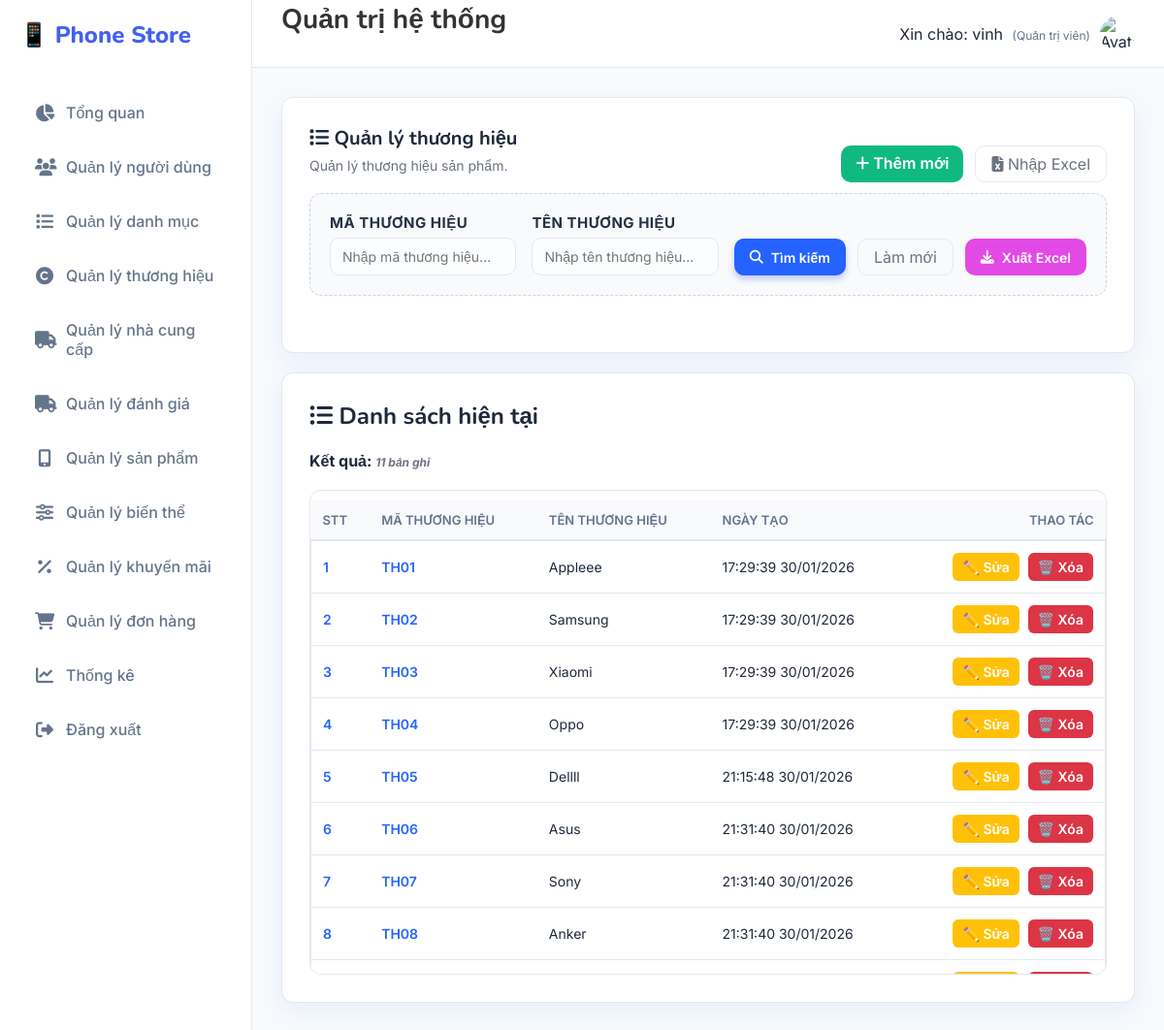
Page /Thuonghieu/danhsach (signed in) on the committed database.
### tables this page shows
CREATE TABLE `thuong_hieu` (
  `ma_thuong_hieu` varchar(20) NOT NULL,
  `ten_thuong_hieu` varchar(255) NOT NULL,
  `ngay_tao` timestamp NOT NULL DEFAULT current_timestamp()
);

### MVC/Core/controller.php (called while the page is built, shortened)
<?php
class controller
{
    public function model($model)
    {
        return new $model;
    }
    public function view($view, $data = [])
    {
        include_once __DIR__ . '/../Views/' . $view . '.php';
    }
}

### MVC/Controllers/Thuonghieu.php (called while the page is built, shortened)
<?php
class Thuonghieu extends controller
{
    private $th;
    function __construct()
    {
        $this->th = $this->model("ThuongHieu_m");
    }
    function danhsach()
    {
        $result = $this->th->ThuongHieu_getAll();
        $this->view('Master', [
            'page' => 'Danhsachthuonghieu_v',
            'dulieu' => $result
        ]);
    }
}

### MVC/Core/app.php (called while the page is built, shortened)
<?php
class app
{
    protected $action = "Get_data";
    function __construct()
    {
        $arr = $this->processURL();
        if ($arr != null) {
            if (file_exists(__DIR__ . '/../Controllers/' . $arr[0] . '.php')) {
                unset($arr[0]);
            }
        }
        $this->controller = new $this->controller;
        if (isset($arr[1])) {
            if (method_exists($this->controller, $arr[1])) {
                $this->action = $arr[1];
                unset($arr[1]);
            }
        }
        $this->param = $arr ? array_values($arr) : [];
        call_user_func_array([$this->controller, $this->action], $this->param);
    }
    function processURL()
    {
        if (isset($_GET['url'])) {
            return explode('/', filter_var(trim($_GET['url']), FILTER_DEFAULT));
        }
    }
}

### index.php (called while the page is built, shortened)
<?php
    $myapp = new app();
?>

### MVC/Core/connectDB.php (called while the page is built, shortened)
<?php
include_once __DIR__ . '/../../Public/Classes/TimezoneHelper.php';
class connectDB
{
    function __construct()
    {
        $this->con = mysqli_connect('localhost', 'root', '', 'phone_store_v2');
    }
}

### MVC/Models/ThuongHieu_m.php (called while the page is built, shortened)
<?php
class ThuongHieu_m extends connectDB
{
    function ThuongHieu_getAll()
    {
        $sql = "SELECT * FROM thuong_hieu
                ORDER BY LENGTH(ma_thuong_hieu), ma_thuong_hieu";
        return mysqli_query($this->con, $sql);
    }
}

### Public/Classes/TimezoneHelper.php (called while the page is built, shortened)
<?php
class TimezoneHelper
{
    public static function formatForDisplay($datetime, $format = 'd/m/Y H:i:s')
    {
        $date = new DateTime($datetime);
        return $date->format($format);
    }
}

### MVC/Views/Pages/Danhsachthuonghieu_v.php (the view, shortened to what this page needs)
<!DOCTYPE html>
<html lang="vi">
<body>
    <div class="card">
        <div class="actions-top">
            <div>
                <h1><i class="fa-solid fa-list"></i> Quản lý thương hiệu</h1>
                <p class="lead">Quản lý thương hiệu sản phẩm.</p>
            </div>
            <div class="actions">
                <a href="http://localhost/Banhang/Thuonghieu/themmoi" class="btn-create"><i
                        class="fa-solid fa-plus"></i>
                    Thêm mới</a>
                <a href="http://localhost/Banhang/Thuonghieu/import_form" class="btn-ghost"><i
                        class="fa-solid fa-file-excel"></i> Nhập
                    Excel</a>
            </div>
        </div>
        <form method="post" action="http://localhost/Banhang/Thuonghieu/Timkiem" class="form-search"
            style="margin-bottom:30px;border:1px dashed #cbd5e1;padding:20px;border-radius:12px;background:#f8fafc">
            <div class="search-fields">
                <div>
                    <label for="searchId">Mã thương hiệu</label>
                    <input type="text" id="searchId" name="txtMathuonghieu" placeholder="Nhập mã thương hiệu..."
                        value="<?php echo isset($data['ma_thuong_hieu']) ? htmlspecialchars($data['ma_thuong_hieu']) : ''; ?>" />
                </div>
                <div>
                    <label for="searchName">Tên thương hiệu</label>
                    <input type="text" id="searchName" name="txtTenthuonghieu" placeholder="Nhập tên thương hiệu..."
                        value="<?php echo isset($data['ten_thuong_hieu']) ? htmlspecialchars($data['ten_thuong_hieu']) : ''; ?>" />
                </div>
            </div>
            <div class="actions" style="margin-top:0;">
                <button type="submit" class="btn-primary" name="btnTim"><i class="fa-solid fa-search"></i> Tìm
                    kiếm</button>
                <a href="http://localhost/Banhang/Thuonghieu/danhsach" class="btn-ghost">Làm mới</a>
                <button type="submit" name="btnXuatexcel" class="btn-excel">
                    <i class="fa-solid fa-solid fa-download"></i> Xuất Excel
                </button>
            </div>
        </form>
    </div>
    <div class="card">
        <h2><i class="fa-solid fa-list-ul"></i> Danh sách hiện tại</h2>
        <?php
        if (isset($data['dulieu'])) {
            if (is_object($data['dulieu'])) {
                $count = mysqli_num_rows($data['dulieu']);
                mysqli_data_seek($data['dulieu'], 0);
            } else {
                $count = 0;
            }
        ?>
            <div style="margin:10px 0">
                <strong>Kết quả: <span id="resultCount" class="hint"></span></strong>
            </div>
            <div class="table-container">
                <table>
                    <thead>
                        <tr>
                            <th>STT</th>
                            <th>Mã thương hiệu</th>
                            <th>Tên thương hiệu</th>
                            <th>Ngày tạo</th>
                            <th style="text-align:right">Thao tác</th>
                        </tr>
                    </thead>
                    <tbody id="dmBody">
                        <?php
                        if ($count > 0) {
                            $serial = 1;
                            while ($row = mysqli_fetch_array($data['dulieu'])) {
                        ?>
                                <tr>
                                    <td><span style="font-weight:600;color:var(--accent)"><?php echo $serial++; ?></span>
                                    </td>
                                    <td><span
                                            style="font-weight:600;color:var(--accent)"><?php echo htmlspecialchars($row['ma_thuong_hieu']) ?></span>
                                    </td>
                                    <td><?php echo htmlspecialchars($row['ten_thuong_hieu']) ?></td>
                                    <td><?php echo isset($row['ngay_tao']) ? htmlspecialchars(TimezoneHelper::formatForDisplay($row['ngay_tao'], 'H:i:s d/m/Y')) : '' ?>
                                    </td>
                                    <td style="text-align:right">
                                        <a
                                            href="http://localhost/Banhang/Thuonghieu/sua/<?php echo urlencode($row['ma_thuong_hieu']) ?>"><button
                                                class="btn-edit">✏️
                                                Sửa</button></a>
                                        <a href="http://localhost/Banhang/Thuonghieu/xoa/<?php echo urlencode($row['ma_thuong_hieu']) ?>"
                                            onclick="return confirm('Bạn có chắc chắn muốn xoá không?')"><button
                                                class="btn-delete">🗑️
                                                Xóa</button></a>
                                    </td>
                                </tr>
                        <?php }
                        } ?>
                    </tbody>
                </table>
            </div>
        <?php } ?>
    </div>
</body>
</html>

### Public/Css/style.css (style rules this page uses)
:root { --primary: #4361ee; --primary-dark: #3a0ca3; --secondary: #4cc9f0; --accent: #f72585; --success: #10b981; --warning: #f59e0b; --danger: #ef4444; --dark: #1e293b; --light: #f8fafc; --white: #ffffff; --gray: #64748b; --border: #e2e8f0; --shadow: 0 10px 15px -3px rgba(0, 0, 0, 0.1), 0 4px 6px -2px rgba(0, 0, 0, 0.05); --radius: 16px; --sidebar-width: 260px; }
* { margin: 0; padding: 0; box-sizing: border-box; font-family: "Inter", sans-serif; }
body { background-color: var(--light); color: var(--dark); height: 100vh; overflow: hidden; }
a { text-decoration: none; transition: 0.3s; }
.card { background: var(--white); border-radius: var(--radius); padding: 30px; box-shadow: var(--shadow); border: 1px solid var(--border); margin-bottom: 30px; }
h1, h2 { color: var(--dark); margin-bottom: 20px; font-family: "Nunito", sans-serif; }
p.lead { color: var(--gray); margin-bottom: 25px; font-size: 15px; }
form { display: grid; grid-template-columns: repeat(2, 1fr); gap: 24px; }
label { font-size: 13px; font-weight: 600; color: var(--gray); margin-bottom: 8px; display: block; text-transform: uppercase; letter-spacing: 0.5px; }
input, select, textarea { width: 100%; padding: 12px 16px; border: 1px solid var(--border); border-radius: 10px; font-size: 15px; background: #f9fafb; transition: 0.2s; }
.actions { margin-top: 10px; display: flex; gap: 12px; justify-content: flex-end; grid-column: 1 / -1; }
button, .btn { padding: 10px 20px; border-radius: 10px; font-weight: 600; font-size: 14px; cursor: pointer; border: none; display: inline-flex; align-items: center; gap: 8px; transition: 0.2s; text-decoration: none; }
.btn-primary { background: var(--primary); color: #fff; box-shadow: 0 4px 6px rgba(67, 97, 238, 0.3); }
.btn-ghost { background: transparent; border: 1px solid var(--border); color: var(--gray); }
table { width: 100%; border-collapse: separate; border-spacing: 0 8px; margin-top: 10px; }
th { text-align: left; padding: 12px 16px; color: var(--gray); font-size: 13px; font-weight: 600; text-transform: uppercase; }
td { background: #fff; padding: 16px; border-top: 1px solid var(--border); border-bottom: 1px solid var(--border); font-size: 14px; color: var(--dark); }
td:first-child { border-left: 1px solid var(--border); border-top-left-radius: 12px; border-bottom-left-radius: 12px; }
td:last-child { border-right: 1px solid var(--border); border-top-right-radius: 12px; border-bottom-right-radius: 12px; }
.hint { font-size: 13px; color: var(--gray); margin-top: 10px; font-style: italic; }

### rows in the picture
thuong_hieu: ma_thuong_hieu "TH01", ten_thuong_hieu "Appleee", ngay_tao "17:29:39 30/01/2026"
thuong_hieu: ma_thuong_hieu "TH02", ten_thuong_hieu "Samsung", ngay_tao "17:29:39 30/01/2026"
thuong_hieu: ma_thuong_hieu "TH03", ten_thuong_hieu "Xiaomi", ngay_tao "17:29:39 30/01/2026"
thuong_hieu: ma_thuong_hieu "TH04", ten_thuong_hieu "Oppo", ngay_tao "17:29:39 30/01/2026"
thuong_hieu: ma_thuong_hieu "TH05", ten_thuong_hieu "Dellll", ngay_tao "21:15:48 30/01/2026"
thuong_hieu: ma_thuong_hieu "TH06", ten_thuong_hieu "Asus", ngay_tao "21:31:40 30/01/2026"
thuong_hieu: ma_thuong_hieu "TH07", ten_thuong_hieu "Sony", ngay_tao "21:31:40 30/01/2026"
thuong_hieu: ma_thuong_hieu "TH08", ten_thuong_hieu "Anker", ngay_tao "21:31:40 30/01/2026"

### other values in the picture
$_SESSION['user_name'] "vinh"
